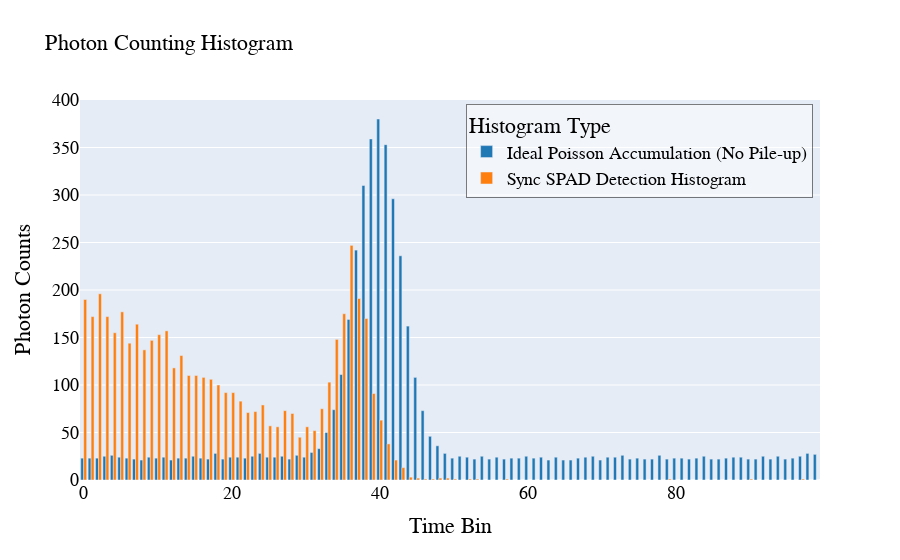

Notebook code for this chart:
### Code cell
import src.GatingAlgo as ga

# 参数设置
num_bins = 100
pulse_pos = 40
pulse_width = 3
signal_strength = 0.6
bg_strength = 0.04
num_cycles = 5000

# 创建SingleGaussian实例
gating_algo = ga.SingleGaussian(num_bins, pulse_pos, pulse_width, signal_strength, bg_strength, num_cycles)

# 绘图
gating_algo.plot_hist_plotly()

### Figure 1 — Plotly figure (JSON) as saved in the notebook; plotly's stock layout.template omitted (floating-point values rounded to 4 significant figures)
{"data": [{"marker": {"color": "#1f77b4"}, "name": "Ideal Poisson Accumulation (No Pile-up)", "type": "bar", "x": [0, 1, 2, 3, 4, 5, 6, 7, 8, 9, 10, 11, 12, 13, 14, 15, 16, 17, 18, 19, 20, 21, 22, 23, 24, 25, 26, 27, 28, 29, 30, 31, 32, 33, 34, 35, 36, 37, 38, 39, 40, 41, 42, 43, 44, 45, 46, 47, 48, 49, 50, 51, 52, 53, 54, 55, 56, 57, 58, 59, 60, 61, 62, 63, 64, 65, 66, 67, 68, 69, 70, 71, 72, 73, 74, 75, 76, 77, 78, 79, 80, 81, 82, 83, 84, 85, 86, 87, 88, 89, 90, 91, 92, 93, 94, 95, 96, 97, 98, 99], "y": [23, 23, 23, 25, 26, 24, 23, 22, 21, 24, 23, 24, 21, 23, 23, 25, 23, 22, 28, 22, 24, 24, 23, 25, 28, 24, 24, 25, 22, 26, 24, 29, 33, 50, 74, 111, 169, 242, 310, 359, 380, 353, 296, 236, 162, 108, 73, 46, 36, 28, 23, 25, 24, 22, 25, 22, 24, 22, 23, 23, 25, 23, 24, 21, 24, 21, 21, 23, 24, 25, 21, 24, 24, 26, 22, 23, 22, 22, 26, 22, 23, 23, 22, 23, 25, 22, 22, 23, 24, 24, 22, 22, 25, 22, 25, 22, 23, 25, 28, 27]}, {"marker": {"color": "#ff7f0e"}, "name": "Sync SPAD Detection Histogram", "type": "bar", "x": [0, 1, 2, 3, 4, 5, 6, 7, 8, 9, 10, 11, 12, 13, 14, 15, 16, 17, 18, 19, 20, 21, 22, 23, 24, 25, 26, 27, 28, 29, 30, 31, 32, 33, 34, 35, 36, 37, 38, 39, 40, 41, 42, 43, 44, 45, 46, 47, 48, 49, 50, 51, 52, 53, 54, 55, 56, 57, 58, 59, 60, 61, 62, 63, 64, 65, 66, 67, 68, 69, 70, 71, 72, 73, 74, 75, 76, 77, 78, 79, 80, 81, 82, 83, 84, 85, 86, 87, 88, 89, 90, 91, 92, 93, 94, 95, 96, 97, 98, 99], "y": [190, 172, 196, 172, 155, 177, 144, 164, 137, 147, 153, 157, 118, 131, 110, 110, 108, 106, 100, 92, 92, 83, 71, 72, 79, 57, 56, 73, 70, 45, 56, 52, 75, 103, 148, 175, 247, 191, 170, 91, 63, 38, 21, 13, 3, 2, 1, 1, 2, 2, 1, 0, 1, 1, 0, 0, 0, 1, 0, 0, 0, 0, 0, 0, 0, 0, 0, 0, 0, 0, 0, 0, 0, 0, 0, 0, 0, 0, 0, 1, 0, 0, 0, 0, 0, 0, 0, 0, 0, 0, 1, 0, 0, 0, 0, 0, 0, 1, 0, 0]}], "layout": {"barmode": "group", "font": {"color": "Black", "family": "Arial, sans-serif", "size": 18}, "legend": {"bgcolor": "rgba(255,255,255,0.5)", "bordercolor": "rgba(0,0,0,0.5)", "borderwidth": 1, "title": {"text": "Histogram Type"}, "x": 0.99, "xanchor": "right", "y": 0.99, "yanchor": "top"}, "title": {"font": {"color": "Black", "family": "Arial, sans-serif", "size": 22}, "text": "Photon Counting Histogram"}, "xaxis": {"title": {"text": "Time Bin"}}, "yaxis": {"title": {"text": "Photon Counts"}}}}
